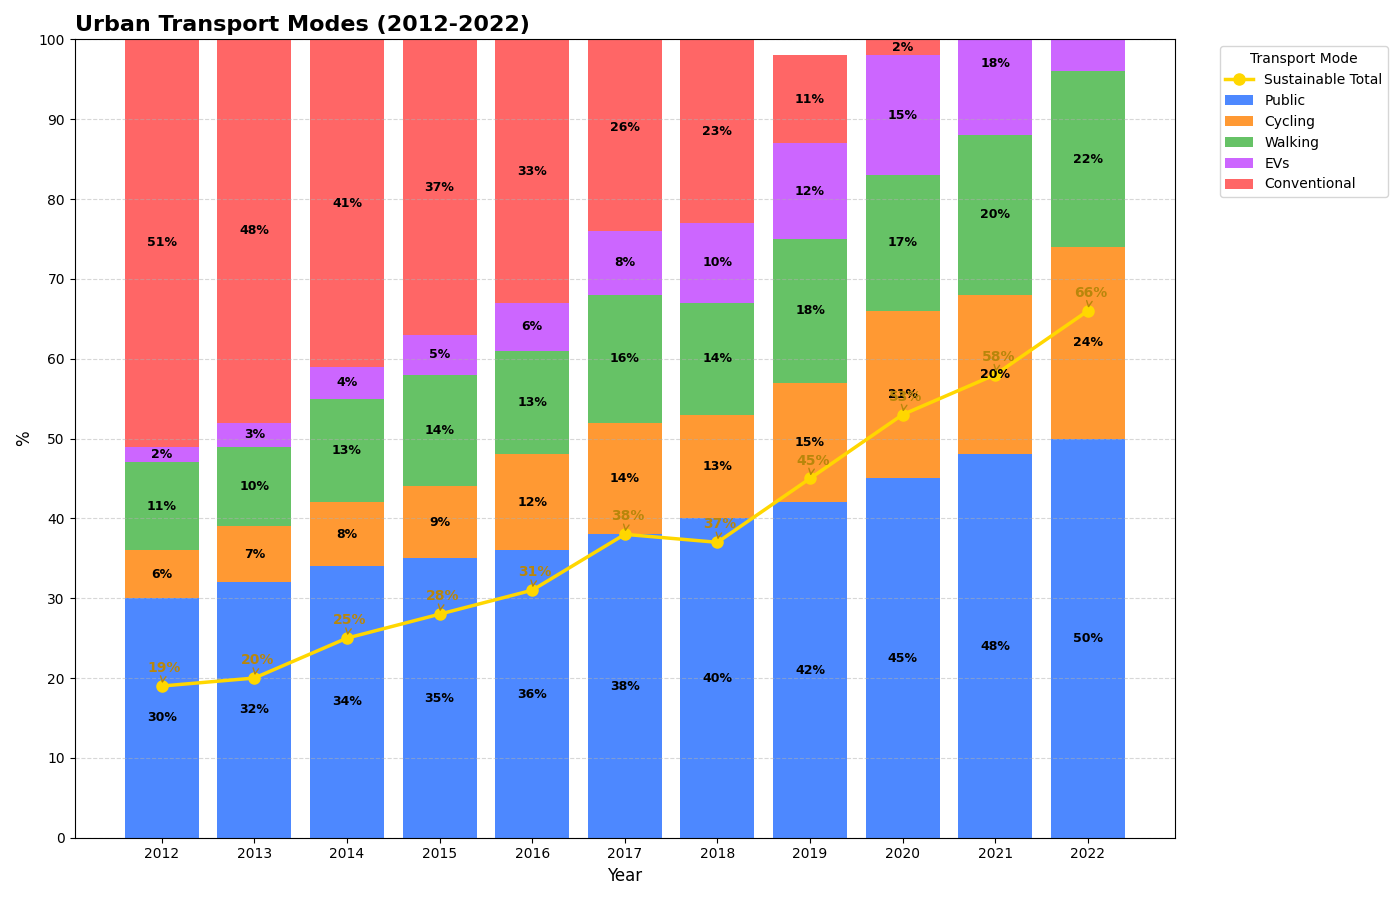

Write the Python code that produced this figure.
import matplotlib.pyplot as plt
import numpy as np

# Years of interest
years = np.arange(2012, 2023)

# Mode of transport percentages over the years
public_transport = np.array([30, 32, 34, 35, 36, 38, 40, 42, 45, 48, 50])
cycling = np.array([6, 7, 8, 9, 12, 14, 13, 15, 21, 20, 24])
walking = np.array([11, 10, 13, 14, 13, 16, 14, 18, 17, 20, 22])
electric_vehicles = np.array([2, 3, 4, 5, 6, 8, 10, 12, 15, 18, 20])
conventional_vehicles = np.array([51, 48, 41, 37, 33, 26, 23, 11, 2, 1, 0])

# Recompute the total sustainable transport usage for visualization purposes
sustainable_transport = cycling + walking + electric_vehicles

fig, ax = plt.subplots(figsize=(14, 9))

bars1 = ax.bar(years, public_transport, label='Public', color='#4d88ff')
bars2 = ax.bar(years, cycling, bottom=public_transport, label='Cycling', color='#ff9933')
bars3 = ax.bar(years, walking, bottom=public_transport + cycling, label='Walking', color='#66c266')
bars4 = ax.bar(years, electric_vehicles, bottom=public_transport + cycling + walking,
               label='EVs', color='#cc66ff')
bars5 = ax.bar(years, conventional_vehicles, bottom=public_transport + cycling + walking + electric_vehicles,
               label='Conventional', color='#ff6666')

ax.plot(years, sustainable_transport, label='Sustainable Total', color='gold', linewidth=2.5, marker='o', markersize=8)

ax.set_title("Urban Transport Modes (2012-2022)", fontsize=16, fontweight='bold', loc='left')
ax.set_xlabel("Year", fontsize=12)
ax.set_ylabel("%", fontsize=12)
ax.set_xticks(years)
ax.set_yticks(range(0, 101, 10))
ax.set_ylim(0, 100)

def annotate_bars(bars):
    for bar in bars:
        height = bar.get_height()
        if height > 0:
            ax.annotate(f'{height}%', 
                        xy=(bar.get_x() + bar.get_width() / 2, bar.get_y() + height / 2),
                        xytext=(0, 0), 
                        textcoords='offset points',
                        ha='center', va='center',
                        fontsize=9, color='black', weight='bold')

annotate_bars(bars1)
annotate_bars(bars2)
annotate_bars(bars3)
annotate_bars(bars4)
annotate_bars(bars5)

for (x, y) in zip(years, sustainable_transport):
    ax.annotate(f'{y}%', xy=(x, y), xytext=(-10, 10), textcoords='offset points',
                fontsize=10, color='darkgoldenrod', weight='bold',
                arrowprops=dict(arrowstyle="->", color='darkgoldenrod', lw=1))

ax.legend(title="Transport Mode", loc='upper right', bbox_to_anchor=(1.2, 1))

ax.grid(axis='y', linestyle='--', alpha=0.5)

plt.tight_layout()

plt.show()
